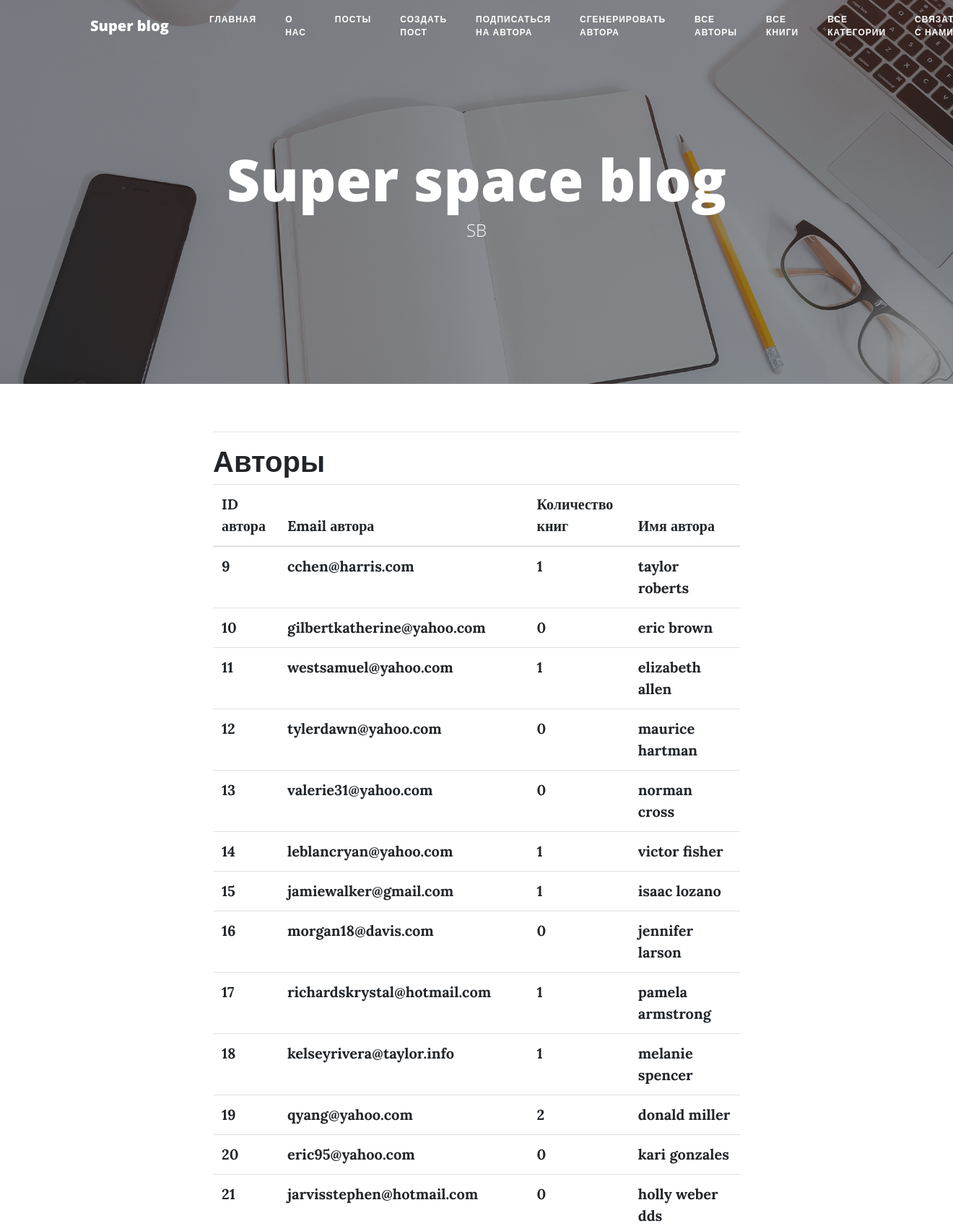
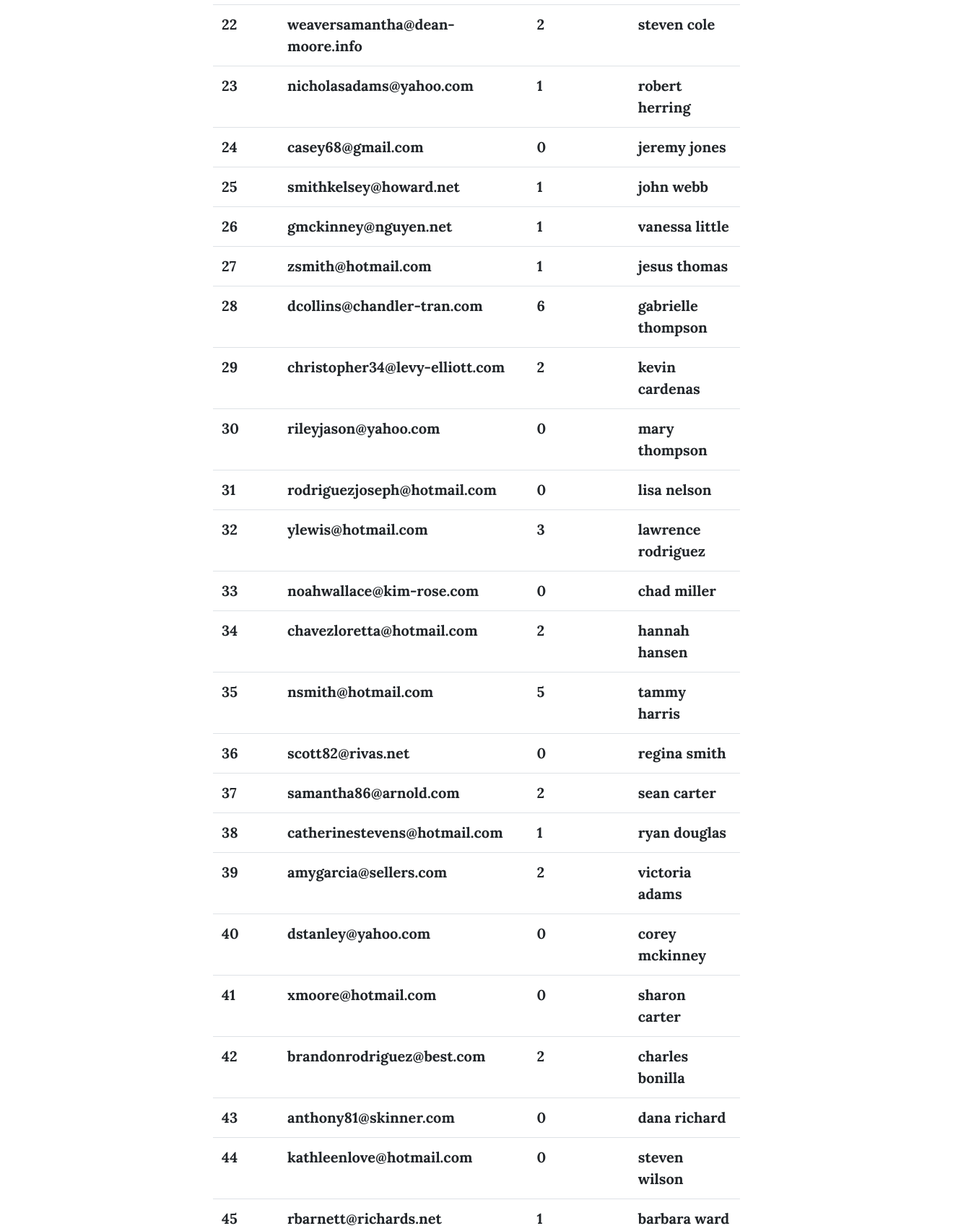
Page /authors/all/ (upper part) on the committed database (2 pictures, top to bottom).
### main/models.py (models this page shows, shortened)
class Author(models.Model):
    class Meta:
        db_table = "tb_users"
        verbose_name_plural = "Авторы"
        verbose_name = "Автор"
    name = models.CharField("Имя автора", max_length=90)
    last_name = models.CharField("Фамилия автора", max_length=90, blank=True)
    email = models.EmailField("Почта автора", max_length=80)
    age = models.IntegerField(default=0)
    """Setup name and email fields types and lengths."""

### main/views.py (the view)
# urls.py: path('authors/all/', views.authors_all, name='authors_all'),
def authors_all(request):
    allauthors = Author.objects.all().prefetch_related("books")
    context = {"title": "Авторы", "authors": allauthors}
    return render(request, "main/authors_all.html", context)

### main/templates/main/authors_all.html (shortened to what this page needs)
{% extends "main/base.html" %}
{% block  content %}
    <h1>{{ title }}</h1>
    <div class="payload">
        <table class="table table-hover">
            <thead>
            <tr>
                <th scope="col"><span>ID автора</span></th>
                <th scope="col"><span>Email автора</th>
                <th scope="col"><span>Количество книг</th>
                <th scope="col"><span>Имя автора</th>
            </tr>
            </thead>
            <tbody>
            {% for author in authors %}
                <tr>
                    <th scope="row"><span>{{ author.id }}</span></th>
                    <th scope="row"><span>{{ author.email }}</span></th>
                    <th scope="row"><span>{{ author.books.count }}</span></th>
                    <th scope="row"><span>{{ author.name }}</span></th>
                </tr>
            {% endfor %}
            </tbody>
        </table>
    </div>
{% endblock %}

### rows in the picture
Author: id "9", email "cchen@harris.com", books.count "1", name "taylor roberts"
Author: id "10", email "gilbertkatherine@yahoo.com", books.count "0", name "eric brown"
Author: id "11", email "westsamuel@yahoo.com", books.count "1", name "elizabeth allen"
Author: id "12", email "tylerdawn@yahoo.com", books.count "0", name "maurice hartman"
Author: id "13", email "valerie31@yahoo.com", books.count "0", name "norman cross"
Author: id "14", email "leblancryan@yahoo.com", books.count "1", name "victor fisher"
Author: id "15", email "jamiewalker@gmail.com", books.count "1", name "isaac lozano"
Author: id "16", email "morgan18@davis.com", books.count "0", name "jennifer larson"
Author: id "17", email "richardskrystal@hotmail.com", books.count "1", name "pamela armstrong"
Author: id "18", email "kelseyrivera@taylor.info", books.count "1", name "melanie spencer"
Author: id "19", email "qyang@yahoo.com", books.count "2", name "donald miller"
Author: id "20", email "eric95@yahoo.com", books.count "0", name "kari gonzales"
Author: id "21", email "jarvisstephen@hotmail.com", books.count "0", name "holly weber dds"
Author: id "22", email "weaversamantha@dean-moore.info", books.count "2", name "steven cole"
Author: id "23", email "nicholasadams@yahoo.com", books.count "1", name "robert herring"
Author: id "24", email "casey68@gmail.com", books.count "0", name "jeremy jones"
Author: id "25", email "smithkelsey@howard.net", books.count "1", name "john webb"
Author: id "26", email "gmckinney@nguyen.net", books.count "1", name "vanessa little"
Author: id "27", email "zsmith@hotmail.com", books.count "1", name "jesus thomas"
Author: id "28", email "dcollins@chandler-tran.com", books.count "6", name "gabrielle thompson"
Author: id "29", email "christopher34@levy-elliott.com", books.count "2", name "kevin cardenas"
Author: id "30", email "rileyjason@yahoo.com", books.count "0", name "mary thompson"
Author: id "31", email "rodriguezjoseph@hotmail.com", books.count "0", name "lisa nelson"
Author: id "32", email "ylewis@hotmail.com", books.count "3", name "lawrence rodriguez"
Author: id "33", email "noahwallace@kim-rose.com", books.count "0", name "chad miller"
Author: id "34", email "chavezloretta@hotmail.com", books.count "2", name "hannah hansen"
Author: id "35", email "nsmith@hotmail.com", books.count "5", name "tammy harris"
Author: id "36", email "scott82@rivas.net", books.count "0", name "regina smith"
Author: id "37", email "samantha86@arnold.com", books.count "2", name "sean carter"
Author: id "38", email "catherinestevens@hotmail.com", books.count "1", name "ryan douglas"
Author: id "39", email "amygarcia@sellers.com", books.count "2", name "victoria adams"
Author: id "40", email "dstanley@yahoo.com", books.count "0", name "corey mckinney"
Author: id "41", email "xmoore@hotmail.com", books.count "0", name "sharon carter"
Author: id "42", email "brandonrodriguez@best.com", books.count "2", name "charles bonilla"
Author: id "43", email "anthony81@skinner.com", books.count "0", name "dana richard"
Author: id "44", email "kathleenlove@hotmail.com", books.count "0", name "steven wilson"
Author: id "45", email "rbarnett@richards.net", books.count "1", name "barbara ward"

### other values in the picture
{{ title }} "Авторы"
